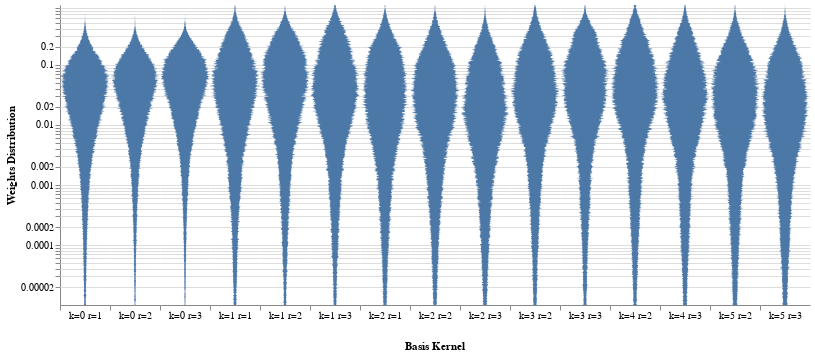

The notebook cell saved with this chart:
### Code cell
base.plot_weights_hist(W, binspace='log', wrange=(1e-5,1), bins=1000)

### Figure 1 — Vega-Lite specification as saved in the notebook (floating-point values rounded to 4 significant figures; data arrays with more than 128 entries replaced by an {"elided": "..."} marker saying what was removed)
{"config": {"view": {"continuousWidth": 400, "continuousHeight": 300, "stroke": null}, "facet": {"spacing": 0}}, "data": {"name": "data-bf66c169fc466d4f33dcc1c82e6aaf6a"}, "mark": {"type": "area", "orient": "horizontal"}, "encoding": {"column": {"type": "nominal", "field": "name", "header": {"labelOrient": "bottom", "labelPadding": 0, "titleOrient": "bottom"}, "title": "Basis Kernel"}, "x": {"type": "quantitative", "axis": {"grid": false, "labels": false, "ticks": true, "values": [0]}, "field": "density", "impute": null, "stack": "center", "title": null}, "y": {"type": "quantitative", "axis": {"title": "Weights Distribution"}, "field": "w", "scale": {"constant": 0.04971, "domain": [1.006e-05, 0.9943], "type": "log"}}}, "selection": {"selector044": {"type": "interval", "bind": "scales", "encodings": ["y"]}}, "width": 50, "$schema": "https://vega.github.io/schema/vega-lite/v4.8.1.json", "datasets": {"data-bf66c169fc466d4f33dcc1c82e6aaf6a": {"elided": "14985 records"}}}
